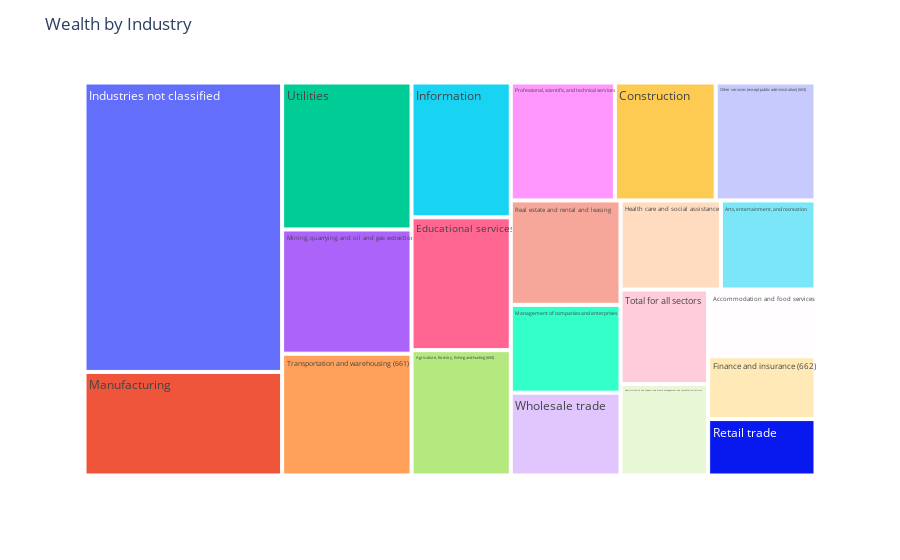

This figure's notebook cell:
### Code cell
mergedTables['Annual payroll ($1,000) (PAYANN)'] = pd.to_numeric(mergedTables['Annual payroll ($1,000) (PAYANN)'], errors='coerce')

fig = px.treemap(mergedTables, path=['Meaning of NAICS code (NAICS2017_LABEL)'], values='Annual payroll ($1,000) (PAYANN)')

fig.update_layout(title='Wealth by Industry')
fig.show()

#Add values to boxes

### Figure 1 — Plotly figure (JSON) as saved in the notebook; plotly's stock layout.template omitted (floating-point values rounded to 4 significant figures)
{"data": [{"branchvalues": "total", "domain": {"x": [0, 1], "y": [0, 1]}, "hovertemplate": "labels=%{label}<br>Annual payroll ($1,000) (PAYANN)=%{value}<br>parent=%{parent}<br>id=%{id}<extra></extra>", "ids": ["Accommodation and food services", "Administrative and support and waste management and remediation services", "Agriculture, forestry, fishing and hunting (660)", "Arts, entertainment, and recreation", "Construction", "Educational services", "Finance and insurance (662)", "Health care and social assistance", "Industries not classified", "Information", "Management of companies and enterprises", "Manufacturing", "Mining, quarrying, and oil and gas extraction", "Other services (except public administration) (663)", "Professional, scientific, and technical services", "Real estate and rental and leasing", "Retail trade", "Total for all sectors", "Transportation and warehousing (661)", "Utilities", "Wholesale trade"], "labels": ["Accommodation and food services", "Administrative and support and waste management and remediation services", "Agriculture, forestry, fishing and hunting (660)", "Arts, entertainment, and recreation", "Construction", "Educational services", "Finance and insurance (662)", "Health care and social assistance", "Industries not classified", "Information", "Management of companies and enterprises", "Manufacturing", "Mining, quarrying, and oil and gas extraction", "Other services (except public administration) (663)", "Professional, scientific, and technical services", "Real estate and rental and leasing", "Retail trade", "Total for all sectors", "Transportation and warehousing (661)", "Utilities", "Wholesale trade"], "name": "", "parents": ["", "", "", "", "", "", "", "", "", "", "", "", "", "", "", "", "", "", "", "", ""], "type": "treemap", "values": [8252, 9239, 14342, 9718, 13699, 15194, 7774, 10305, 65927, 15425, 11111, 23593, 18527, 13568, 14153, 13208, 6982, 9538, 18168, 21922, 10482]}], "layout": {"legend": {"tracegroupgap": 0}, "margin": {"t": 60}, "title": {"text": "Wealth by Industry"}}}
